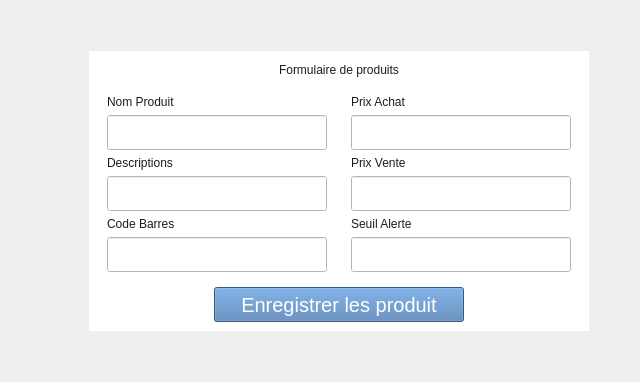
             <widget class="QWidget" name="tab_formulaire_produits">
              <attribute name="title">
               <string>Formulaire_Produits</string>
              </attribute>
              <layout class="QHBoxLayout" name="horizontalLayout_46">
               <item>
                <layout class="QVBoxLayout" name="verticalLayout_15">
                 <item>
                  <spacer name="verticalSpacer_15">
                   <property name="orientation">
                    <enum>Qt::Vertical</enum>
                   </property>
                   <property name="sizeHint" stdset="0">
                    <size>
                     <width>20</width>
                     <height>40</height>
                    </size>
                   </property>
                  </spacer>
                 </item>
                 <item>
                  <layout class="QHBoxLayout" name="horizontalLayout_45">
                   <item>
                    <spacer name="horizontalSpacer_31">
                     <property name="orientation">
                      <enum>Qt::Horizontal</enum>
                     </property>
                     <property name="sizeHint" stdset="0">
                      <size>
                       <width>78</width>
                       <height>20</height>
                      </size>
                     </property>
                    </spacer>
                   </item>
                   <item>
                    <widget class="QWidget" name="widget_3" native="true">
                     <property name="minimumSize">
                      <size>
                       <width>500</width>
                       <height>0</height>
                      </size>
                     </property>
                     <property name="maximumSize">
                      <size>
                       <width>500</width>
                       <height>16777215</height>
                      </size>
                     </property>
                     <property name="styleSheet">
                      <string notr="true">background: #fff;
color: #1c1c1c;</string>
                     </property>
                     <layout class="QVBoxLayout" name="verticalLayout_14">
                      <item>
                       <layout class="QHBoxLayout" name="horizontalLayout_44">
                        <item>
                         <spacer name="horizontalSpacer_29">
                          <property name="orientation">
                           <enum>Qt::Horizontal</enum>
                          </property>
                          <property name="sizeHint" stdset="0">
                           <size>
                            <width>40</width>
                            <height>20</height>
                           </size>
                          </property>
                         </spacer>
                        </item>
                        <item>
                         <widget class="QLabel" name="label_17">
                          <property name="text">
                           <string>Formulaire de produits</string>
                          </property>
                         </widget>
                        </item>
                        <item>
                         <spacer name="horizontalSpacer_30">
                          <property name="orientation">
                           <enum>Qt::Horizontal</enum>
                          </property>
                          <property name="sizeHint" stdset="0">
                           <size>
                            <width>40</width>
                            <height>20</height>
                           </size>
                          </property>
                         </spacer>
                        </item>
                       </layout>
                      </item>
                      <item>
                       <layout class="QHBoxLayout" name="horizontalLayout_43">
                        <item>
                         <widget class="QWidget" name="widget_5" native="true">
                          <layout class="QGridLayout" name="gridLayout">
                           <item row="5" column="0">
                            <widget class="QLineEdit" name="lineEdit_3">
                             <property name="minimumSize">
                              <size>
                               <width>0</width>
                               <height>35</height>
                              </size>
                             </property>
                             <property name="maximumSize">
                              <size>
                               <width>16777215</width>
                               <height>35</height>
                              </size>
                             </property>
                            </widget>
                           </item>
                           <item row="3" column="0">
                            <widget class="QLineEdit" name="lineEdit_2">
                             <property name="minimumSize">
                              <size>
                               <width>0</width>
                               <height>35</height>
                              </size>
                             </property>
                             <property name="maximumSize">
                              <size>
                               <width>16777215</width>
                               <height>35</height>
                              </size>
                             </property>
                            </widget>
                           </item>
                           <item row="2" column="0">
                            <widget class="QLabel" name="label_15">
                             <property name="text">
                              <string>Descriptions</string>
                             </property>
                            </widget>
                           </item>
                           <item row="1" column="0">
                            <widget class="QLineEdit" name="lineEdit">
                             <property name="minimumSize">
                              <size>
                               <width>0</width>
                               <height>35</height>
                              </size>
                             </property>
                             <property name="maximumSize">
                              <size>
                               <width>16777215</width>
                               <height>35</height>
                              </size>
                             </property>
                            </widget>
                           </item>
                           <item row="0" column="0">
                            <widget class="QLabel" name="label_14">
                             <property name="text">
                              <string>Nom Produit</string>
                             </property>
                            </widget>
                           </item>
                           <item row="4" column="0">
                            <widget class="QLabel" name="label_16">
                             <property name="text">
                              <string>Code Barres</string>
                             </property>
                            </widget>
                           </item>
                          </layout>
                         </widget>
                        </item>
                        <item>
                         <widget class="QWidget" name="widget_14" native="true">
                          <layout class="QGridLayout" name="gridLayout_2">
                           <item row="0" column="0">
                            <widget class="QLabel" name="label_18">
                             <property name="text">
                              <string>Prix Achat</string>
                             </property>
                            </widget>
                           </item>
                           <item row="1" column="0">
                            <widget class="QLineEdit" name="lineEdit_5">
                             <property name="minimumSize">
                              <size>
                               <width>0</width>
                               <height>35</height>
                              </size>
                             </property>
                             <property name="maximumSize">
                              <size>
                               <width>16777215</width>
                               <height>35</height>
                              </size>
                             </property>
                            </widget>
                           </item>
                           <item row="2" column="0">
                            <widget class="QLabel" name="label_19">
                             <property name="text">
                              <string>Prix Vente</string>
                             </property>
                            </widget>
                           </item>
                           <item row="3" column="0">
                            <widget class="QLineEdit" name="lineEdit_6">
                             <property name="minimumSize">
                              <size>
                               <width>0</width>
                               <height>35</height>
                              </size>
                             </property>
                             <property name="maximumSize">
                              <size>
                               <width>16777215</width>
                               <height>35</height>
                              </size>
                             </property>
                            </widget>
                           </item>
                           <item row="4" column="0">
                            <widget class="QLabel" name="label_20">
                             <property name="text">
                              <string>Seuil Alerte</string>
                             </property>
                            </widget>
                           </item>
                           <item row="5" column="0">
                            <widget class="QLineEdit" name="lineEdit_7">
                             <property name="minimumSize">
                              <size>
                               <width>0</width>
                               <height>35</height>
                              </size>
                             </property>
                             <property name="maximumSize">
                              <size>
                               <width>16777215</width>
                               <height>35</height>
                              </size>
                             </property>
                            </widget>
                           </item>
                          </layout>
                         </widget>
                        </item>
                       </layout>
                      </item>
                      <item>
                       <layout class="QHBoxLayout" name="horizontalLayout_42">
                        <item>
                         <widget class="QPushButton" name="save_produit_btn">
                          <property name="minimumSize">
                           <size>
                            <width>250</width>
                            <height>35</height>
                           </size>
                          </property>
                          <property name="maximumSize">
                           <size>
                            <width>250</width>
                            <height>35</height>
                           </size>
                          </property>
                          <property name="styleSheet">
                           <string notr="true">background: #4b7bb2;
color: #fff;
font-size: 20px;
padding: 0;</string>
                          </property>
                          <property name="text">
                           <string>Enregistrer les produit</string>
                          </property>
                         </widget>
                        </item>
                       </layout>
                      </item>
                     </layout>
                    </widget>
                   </item>
                   <item>
                    <spacer name="horizontalSpacer_32">
                     <property name="orientation">
                      <enum>Qt::Horizontal</enum>
                     </property>
                     <property name="sizeHint" stdset="0">
                      <size>
                       <width>40</width>
                       <height>20</height>
                      </size>
                     </property>
                    </spacer>
                   </item>
                  </layout>
                 </item>
                 <item>
                  <spacer name="verticalSpacer_14">
                   <property name="orientation">
                    <enum>Qt::Vertical</enum>
                   </property>
                   <property name="sizeHint" stdset="0">
                    <size>
                     <width>20</width>
                     <height>40</height>
                    </size>
                   </property>
                  </spacer>
                 </item>
                </layout>
               </item>
              </layout>
             </widget>
